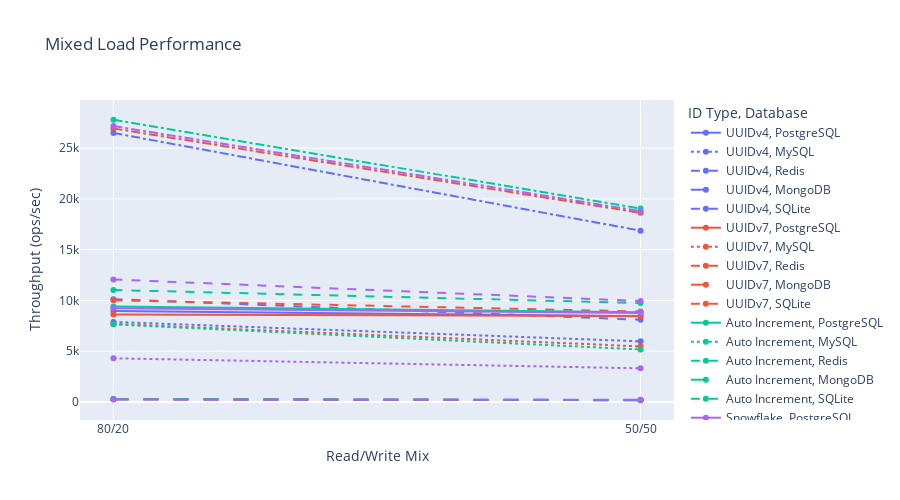

Notebook code for this chart:
### Markdown cell above
**考察:**  
テーブルサイズでもUUIDv4は追加オーバーヘッドが大きく、PostgreSQLとMySQLで差が目立つ。MongoDBはドキュメント圧縮の効果によりUUIDの差が小さく、Redisはメモリ構造の都合でSnowflakeとUUIDv7がほぼ同等の使用量となった。

### Code cell
fig_mixed_load = px.line(
    mixed_load_df,
    x="pattern",
    y="throughput_ops",
    color="id_type",
    line_dash="database",
    markers=True,
    title="Mixed Load Performance",
    labels={"pattern": "Read/Write Mix", "throughput_ops": "Throughput (ops/sec)", "id_type": "ID Type", "database": "Database"},
    category_orders={"pattern": ["80/20", "50/50"]},
    height=500,
)
fig_mixed_load.show()

### Figure 1 — Plotly figure (JSON) as saved in the notebook; plotly's stock layout.template omitted (floating-point values rounded to 4 significant figures)
{"data": [{"hovertemplate": "ID Type=UUIDv4<br>Database=PostgreSQL<br>Read/Write Mix=%{x}<br>Throughput (ops/sec)=%{y}<extra></extra>", "legendgroup": "UUIDv4, PostgreSQL", "line": {"color": "#636efa", "dash": "solid"}, "marker": {"symbol": "circle"}, "mode": "lines+markers", "name": "UUIDv4, PostgreSQL", "orientation": "v", "showlegend": true, "type": "scatter", "x": ["80/20", "50/50"], "xaxis": "x", "y": [8969.0, 8452.0], "yaxis": "y"}, {"hovertemplate": "ID Type=UUIDv4<br>Database=MySQL<br>Read/Write Mix=%{x}<br>Throughput (ops/sec)=%{y}<extra></extra>", "legendgroup": "UUIDv4, MySQL", "line": {"color": "#636efa", "dash": "dot"}, "marker": {"symbol": "circle"}, "mode": "lines+markers", "name": "UUIDv4, MySQL", "orientation": "v", "showlegend": true, "type": "scatter", "x": ["80/20", "50/50"], "xaxis": "x", "y": [7889.0, 5976.0], "yaxis": "y"}, {"hovertemplate": "ID Type=UUIDv4<br>Database=Redis<br>Read/Write Mix=%{x}<br>Throughput (ops/sec)=%{y}<extra></extra>", "legendgroup": "UUIDv4, Redis", "line": {"color": "#636efa", "dash": "dash"}, "marker": {"symbol": "circle"}, "mode": "lines+markers", "name": "UUIDv4, Redis", "orientation": "v", "showlegend": true, "type": "scatter", "x": ["80/20", "50/50"], "xaxis": "x", "y": [10130.0, 8104.0], "yaxis": "y"}, {"hovertemplate": "ID Type=UUIDv4<br>Database=MongoDB<br>Read/Write Mix=%{x}<br>Throughput (ops/sec)=%{y}<extra></extra>", "legendgroup": "UUIDv4, MongoDB", "line": {"color": "#636efa", "dash": "longdash"}, "marker": {"symbol": "circle"}, "mode": "lines+markers", "name": "UUIDv4, MongoDB", "orientation": "v", "showlegend": true, "type": "scatter", "x": ["80/20", "50/50"], "xaxis": "x", "y": [311.7, 194.4], "yaxis": "y"}, {"hovertemplate": "ID Type=UUIDv4<br>Database=SQLite<br>Read/Write Mix=%{x}<br>Throughput (ops/sec)=%{y}<extra></extra>", "legendgroup": "UUIDv4, SQLite", "line": {"color": "#636efa", "dash": "dashdot"}, "marker": {"symbol": "circle"}, "mode": "lines+markers", "name": "UUIDv4, SQLite", "orientation": "v", "showlegend": true, "type": "scatter", "x": ["80/20", "50/50"], "xaxis": "x", "y": [26490.0, 16870.0], "yaxis": "y"}, {"hovertemplate": "ID Type=UUIDv7<br>Database=PostgreSQL<br>Read/Write Mix=%{x}<br>Throughput (ops/sec)=%{y}<extra></extra>", "legendgroup": "UUIDv7, PostgreSQL", "line": {"color": "#EF553B", "dash": "solid"}, "marker": {"symbol": "circle"}, "mode": "lines+markers", "name": "UUIDv7, PostgreSQL", "orientation": "v", "showlegend": true, "type": "scatter", "x": ["80/20", "50/50"], "xaxis": "x", "y": [8628.0, 8474.0], "yaxis": "y"}, {"hovertemplate": "ID Type=UUIDv7<br>Database=MySQL<br>Read/Write Mix=%{x}<br>Throughput (ops/sec)=%{y}<extra></extra>", "legendgroup": "UUIDv7, MySQL", "line": {"color": "#EF553B", "dash": "dot"}, "marker": {"symbol": "circle"}, "mode": "lines+markers", "name": "UUIDv7, MySQL", "orientation": "v", "showlegend": true, "type": "scatter", "x": ["80/20", "50/50"], "xaxis": "x", "y": [7695.0, 5480.0], "yaxis": "y"}, {"hovertemplate": "ID Type=UUIDv7<br>Database=Redis<br>Read/Write Mix=%{x}<br>Throughput (ops/sec)=%{y}<extra></extra>", "legendgroup": "UUIDv7, Redis", "line": {"color": "#EF553B", "dash": "dash"}, "marker": {"symbol": "circle"}, "mode": "lines+markers", "name": "UUIDv7, Redis", "orientation": "v", "showlegend": true, "type": "scatter", "x": ["80/20", "50/50"], "xaxis": "x", "y": [10020.0, 8917.0], "yaxis": "y"}, {"hovertemplate": "ID Type=UUIDv7<br>Database=MongoDB<br>Read/Write Mix=%{x}<br>Throughput (ops/sec)=%{y}<extra></extra>", "legendgroup": "UUIDv7, MongoDB", "line": {"color": "#EF553B", "dash": "longdash"}, "marker": {"symbol": "circle"}, "mode": "lines+markers", "name": "UUIDv7, MongoDB", "orientation": "v", "showlegend": true, "type": "scatter", "x": ["80/20", "50/50"], "xaxis": "x", "y": [282.6, 181.2], "yaxis": "y"}, {"hovertemplate": "ID Type=UUIDv7<br>Database=SQLite<br>Read/Write Mix=%{x}<br>Throughput (ops/sec)=%{y}<extra></extra>", "legendgroup": "UUIDv7, SQLite", "line": {"color": "#EF553B", "dash": "dashdot"}, "marker": {"symbol": "circle"}, "mode": "lines+markers", "name": "UUIDv7, SQLite", "orientation": "v", "showlegend": true, "type": "scatter", "x": ["80/20", "50/50"], "xaxis": "x", "y": [26930.0, 18630.0], "yaxis": "y"}, {"hovertemplate": "ID Type=Auto Increment<br>Database=PostgreSQL<br>Read/Write Mix=%{x}<br>Throughput (ops/sec)=%{y}<extra></extra>", "legendgroup": "Auto Increment, PostgreSQL", "line": {"color": "#00cc96", "dash": "solid"}, "marker": {"symbol": "circle"}, "mode": "lines+markers", "name": "Auto Increment, PostgreSQL", "orientation": "v", "showlegend": true, "type": "scatter", "x": ["80/20", "50/50"], "xaxis": "x", "y": [9408.0, 8832.0], "yaxis": "y"}, {"hovertemplate": "ID Type=Auto Increment<br>Database=MySQL<br>Read/Write Mix=%{x}<br>Throughput (ops/sec)=%{y}<extra></extra>", "legendgroup": "Auto Increment, MySQL", "line": {"color": "#00cc96", "dash": "dot"}, "marker": {"symbol": "circle"}, "mode": "lines+markers", "name": "Auto Increment, MySQL", "orientation": "v", "showlegend": true, "type": "scatter", "x": ["80/20", "50/50"], "xaxis": "x", "y": [7648.0, 5176.0], "yaxis": "y"}, {"hovertemplate": "ID Type=Auto Increment<br>Database=Redis<br>Read/Write Mix=%{x}<br>Throughput (ops/sec)=%{y}<extra></extra>", "legendgroup": "Auto Increment, Redis", "line": {"color": "#00cc96", "dash": "dash"}, "marker": {"symbol": "circle"}, "mode": "lines+markers", "name": "Auto Increment, Redis", "orientation": "v", "showlegend": true, "type": "scatter", "x": ["80/20", "50/50"], "xaxis": "x", "y": [11030.0, 9749.0], "yaxis": "y"}, {"hovertemplate": "ID Type=Auto Increment<br>Database=MongoDB<br>Read/Write Mix=%{x}<br>Throughput (ops/sec)=%{y}<extra></extra>", "legendgroup": "Auto Increment, MongoDB", "line": {"color": "#00cc96", "dash": "longdash"}, "marker": {"symbol": "circle"}, "mode": "lines+markers", "name": "Auto Increment, MongoDB", "orientation": "v", "showlegend": true, "type": "scatter", "x": ["80/20", "50/50"], "xaxis": "x", "y": [287.9, 177.8], "yaxis": "y"}, {"hovertemplate": "ID Type=Auto Increment<br>Database=SQLite<br>Read/Write Mix=%{x}<br>Throughput (ops/sec)=%{y}<extra></extra>", "legendgroup": "Auto Increment, SQLite", "line": {"color": "#00cc96", "dash": "dashdot"}, "marker": {"symbol": "circle"}, "mode": "lines+markers", "name": "Auto Increment, SQLite", "orientation": "v", "showlegend": true, "type": "scatter", "x": ["80/20", "50/50"], "xaxis": "x", "y": [27790.0, 19040.0], "yaxis": "y"}, {"hovertemplate": "ID Type=Snowflake<br>Database=PostgreSQL<br>Read/Write Mix=%{x}<br>Throughput (ops/sec)=%{y}<extra></extra>", "legendgroup": "Snowflake, PostgreSQL", "line": {"color": "#ab63fa", "dash": "solid"}, "marker": {"symbol": "circle"}, "mode": "lines+markers", "name": "Snowflake, PostgreSQL", "orientation": "v", "showlegend": true, "type": "scatter", "x": ["80/20", "50/50"], "xaxis": "x", "y": [9224.0, 8776.0], "yaxis": "y"}, {"hovertemplate": "ID Type=Snowflake<br>Database=MySQL<br>Read/Write Mix=%{x}<br>Throughput (ops/sec)=%{y}<extra></extra>", "legendgroup": "Snowflake, MySQL", "line": {"color": "#ab63fa", "dash": "dot"}, "marker": {"symbol": "circle"}, "mode": "lines+markers", "name": "Snowflake, MySQL", "orientation": "v", "showlegend": true, "type": "scatter", "x": ["80/20", "50/50"], "xaxis": "x", "y": [4308.0, 3324.0], "yaxis": "y"}, {"hovertemplate": "ID Type=Snowflake<br>Database=Redis<br>Read/Write Mix=%{x}<br>Throughput (ops/sec)=%{y}<extra></extra>", "legendgroup": "Snowflake, Redis", "line": {"color": "#ab63fa", "dash": "dash"}, "marker": {"symbol": "circle"}, "mode": "lines+markers", "name": "Snowflake, Redis", "orientation": "v", "showlegend": true, "type": "scatter", "x": ["80/20", "50/50"], "xaxis": "x", "y": [12070.0, 9951.0], "yaxis": "y"}, {"hovertemplate": "ID Type=Snowflake<br>Database=MongoDB<br>Read/Write Mix=%{x}<br>Throughput (ops/sec)=%{y}<extra></extra>", "legendgroup": "Snowflake, MongoDB", "line": {"color": "#ab63fa", "dash": "longdash"}, "marker": {"symbol": "circle"}, "mode": "lines+markers", "name": "Snowflake, MongoDB", "orientation": "v", "showlegend": true, "type": "scatter", "x": ["80/20", "50/50"], "xaxis": "x", "y": [242.2, 219.4], "yaxis": "y"}, {"hovertemplate": "ID Type=Snowflake<br>Database=SQLite<br>Read/Write Mix=%{x}<br>Throughput (ops/sec)=%{y}<extra></extra>", "legendgroup": "Snowflake, SQLite", "line": {"color": "#ab63fa", "dash": "dashdot"}, "marker": {"symbol": "circle"}, "mode": "lines+markers", "name": "Snowflake, SQLite", "orientation": "v", "showlegend": true, "type": "scatter", "x": ["80/20", "50/50"], "xaxis": "x", "y": [27160.0, 18790.0], "yaxis": "y"}], "layout": {"height": 500, "legend": {"title": {"text": "ID Type, Database"}, "tracegroupgap": 0}, "title": {"text": "Mixed Load Performance"}, "xaxis": {"anchor": "y", "categoryarray": ["80/20", "50/50"], "categoryorder": "array", "domain": [0, 1], "title": {"text": "Read/Write Mix"}}, "yaxis": {"anchor": "x", "domain": [0, 1], "title": {"text": "Throughput (ops/sec)"}}}}
